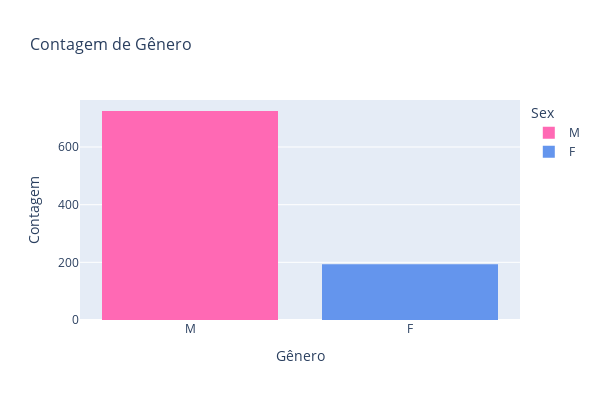

The code cell stored with this chart in its notebook:
### Markdown cell above
#### Gráfico ####

### Code cell
countplot_sex = px.histogram(df, x='Sex', color='Sex', title='Contagem de Gênero', color_discrete_sequence=colors)
# Personalizar o layout
countplot_sex.update_layout(
    xaxis_title='Gênero',
    yaxis_title='Contagem',
    showlegend=True,
    width=600,
    height=400,
    title_font_size=16,
    font=dict(size=12),
)
# Mostrar o countplot com Plotly
countplot_sex.show()

### Figure 1 — Plotly figure (JSON) as saved in the notebook; plotly's stock layout.template omitted (floating-point values rounded to 4 significant figures; data arrays with more than 128 entries replaced by an {"elided": "..."} marker saying what was removed)
{"data": [{"alignmentgroup": "True", "bingroup": "x", "hovertemplate": "Sex=%{x}<br>count=%{y}<extra></extra>", "legendgroup": "M", "marker": {"color": "#FF69B4", "pattern": {"shape": ""}}, "name": "M", "offsetgroup": "M", "orientation": "v", "showlegend": true, "type": "histogram", "x": {"elided": "725 str values"}, "xaxis": "x", "yaxis": "y"}, {"alignmentgroup": "True", "bingroup": "x", "hovertemplate": "Sex=%{x}<br>count=%{y}<extra></extra>", "legendgroup": "F", "marker": {"color": "#6495ED", "pattern": {"shape": ""}}, "name": "F", "offsetgroup": "F", "orientation": "v", "showlegend": true, "type": "histogram", "x": {"elided": "193 str values"}, "xaxis": "x", "yaxis": "y"}], "layout": {"barmode": "relative", "font": {"size": 12}, "height": 400, "legend": {"title": {"text": "Sex"}, "tracegroupgap": 0}, "showlegend": true, "title": {"font": {"size": 16}, "text": "Contagem de Gênero"}, "width": 600, "xaxis": {"anchor": "y", "categoryarray": ["M", "F"], "categoryorder": "array", "domain": [0, 1], "title": {"text": "Gênero"}}, "yaxis": {"anchor": "x", "domain": [0, 1], "title": {"text": "Contagem"}}}}
